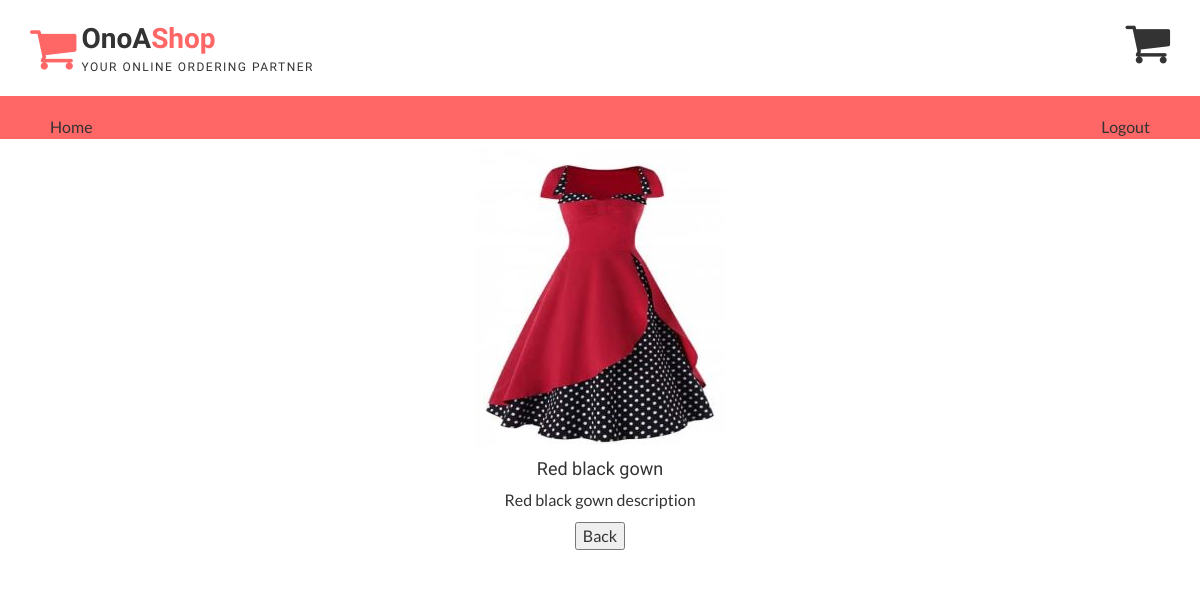
Screenshot of /details.php (signed in) with the database file from the repository.
### tables this page shows
CREATE TABLE `products` (
  `Product id` int(11) NOT NULL,
  `ProductName` varchar(255) NOT NULL,
  `ProductDesc` varchar(255) NOT NULL,
  `category` tinyint(1) DEFAULT '0',
  `Product quantity` text NOT NULL,
  `ProductPrice` int(11) NOT NULL,
  `productImage` varchar(255) NOT NULL
);

### details.php (the view, shortened to what this page needs)
<?php
require 'includes/main.php';
$prdname = "Red black gown";
$proddet = $db->prepare("SELECT * FROM `products` WHERE `productName`=?");
$proddet->execute(array($prdname));
$product = $proddet->fetch(PDO::FETCH_ASSOC);
?>
<html>
<head>
    <link href="css/font-awesome.css" rel="stylesheet">
    <link href="css/bootstrap.css" rel="stylesheet">
    <link href="css/jquery.smartmenus.bootstrap.css" rel="stylesheet">
    <link rel="stylesheet" type="text/css" href="css/jquery.simpleLens.css">
    <link rel="stylesheet" type="text/css" href="css/slick.css">
    <link rel="stylesheet" type="text/css" href="css/nouislider.css">
    <link id="switcher" href="css/theme-color/default-theme.css" rel="stylesheet">
    <link href="css/sequence-theme.modern-slide-in.css" rel="stylesheet" media="all">
    <link href="css/style.css" rel="stylesheet">
</head>
<body>
<header id="aa-header">
    <div class="aa-header-bottom">
      <div class="container">
        <div class="row">
          <div class="col-md-12">
            <div class="aa-header-bottom-area">
              <div class="aa-logo">
                <a href="./">
                  <span class="fa fa-shopping-cart"></span>
                  <p>OnoA<strong>Shop</strong> <span>Your Online Ordering Partner</span></p>
                </a>
              </div>
              <div style="float: right;" title="View cart items">
                <a href="cartitems.php"><i class="fa fa-shopping-cart fa-3x"></i></a>
              </div>
            </div>
          </div>
        </div>
      </div>
    </div>
  </header>
  <section id="menu" style="margin-bottom: 10px;">
    <div class="container">
      <div class="menu-area">
        <div class="navbar navbar-default" role="navigation">
          <ul style="padding: 20px;">
          <li style="float: left;"><a href="./">Home</a></li>
          <li style="float: right;"><a href="logout.php">Logout</a></li>
        </ul>
      </div>
     </div>
   </div>
  </section>
  <section id="aa-product">
    <div class="container">
      <div class="row">
        <div class="col-md-12">
          <div class="row">
            <div class="aa-product-area">
              <div class="aa-product-inner">
                 <ul class="nav nav-tabs aa-products-tab">
                  <div id="slimshirt">
                     <a class="aa-product-img" href="#"><img src='img/uploaded/<?php echo $product['productImage']; ?>' alt="<?php echo $product['ProductName']; ?>"></a>
                   </div>
                  <h4><?php echo $product['ProductName']; ?></h4>
  <section id="aa-subscribe">
    <div class="container">
      <div class="row">
            <p><?php echo $product['ProductDesc']; ?></p>
      </div>
      <button><a href="products.php?category=<?php echo $_GET['category']; ?>">Back</a></button>
    </div>
  </section>
  </body>
  </html>

### css/theme-color/default-theme.css (style rules this page uses)
#aa-header .aa-header-bottom .aa-header-bottom-area .aa-logo a > span { color: #ff6666; }
#aa-header .aa-header-bottom .aa-header-bottom-area .aa-logo a strong { color: #ff6666; }
#menu { background-color: #ff6666; }

### rows the page displays
products: productImage (picture), ProductName "Red black gown", ProductDesc "Red black gown description"
